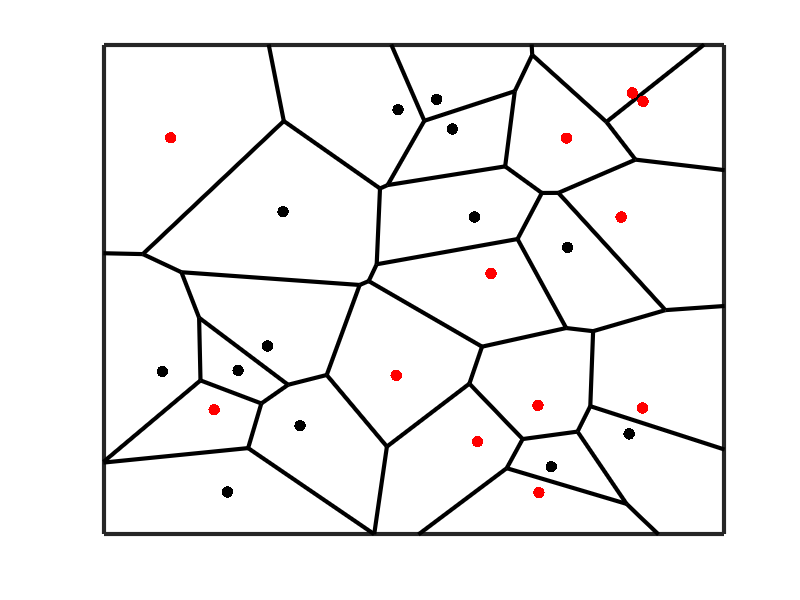

This chart was generated by the following MATLAB code: (Note: this script raises an error after producing the figure.)
%Illustration of the Voronoi tessalation induced by 1-NN (nearest
%neighbor). %Code by Matthew Dunham

rand('twister',5);
x=rand(25,2);
[vx, vy] = voronoi(x(:,1),x(:,2));
hold all;
plot(vx,vy,'-k','LineWidth',3);
plot(x(1:12,1),x(1:12,2),'.r','MarkerSize',25);
plot(x(13:end,1),x(13:end,2),'.k','MarkerSize',25);

axis([-0.1 1.1 -0.1 1.1]);
set(gca,'XTick',[],'YTick',[]);
box on;
set(gca,'LineWidth',3)
pdfcrop
